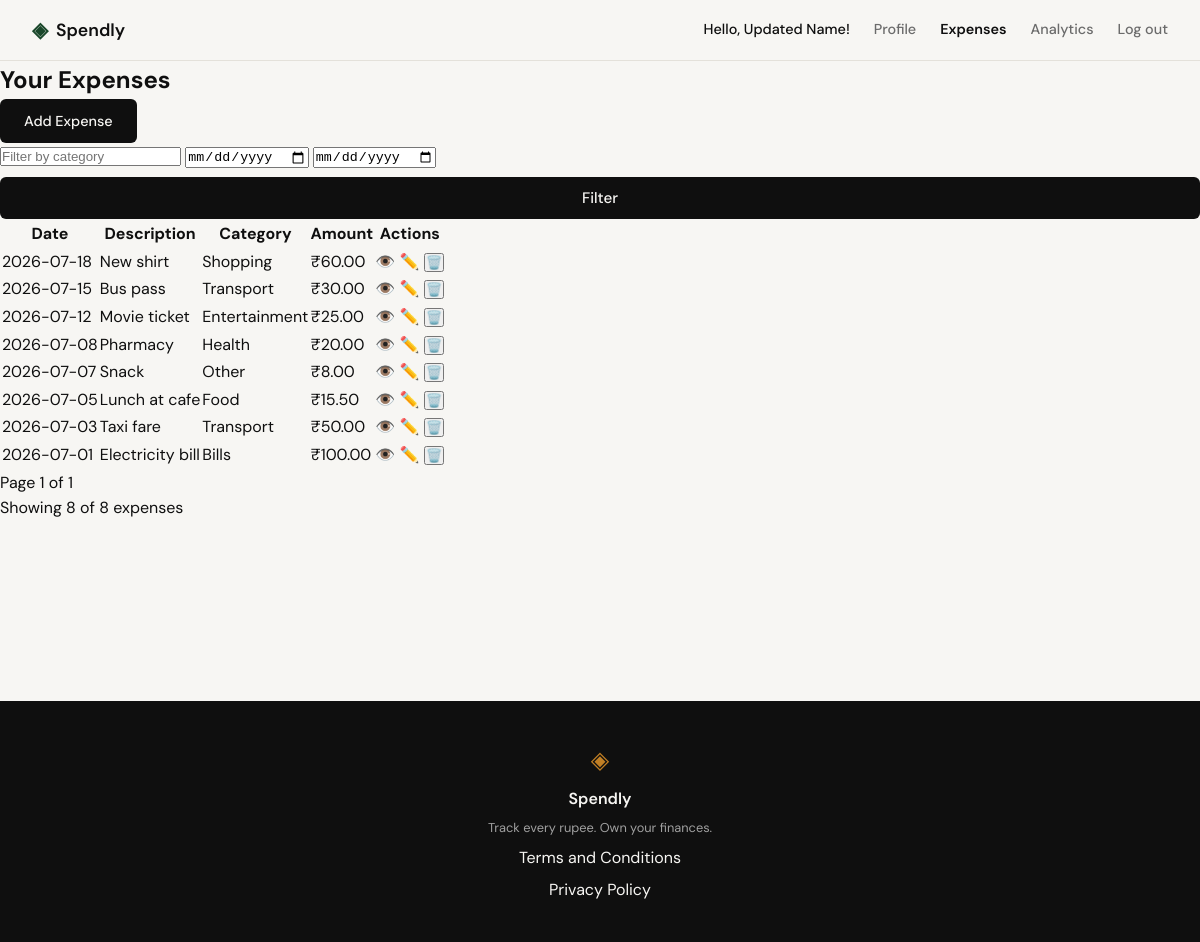
/expenses (signed in), run on the app's committed database.
### tables this page shows
CREATE TABLE expenses (
            id INTEGER PRIMARY KEY AUTOINCREMENT,
            user_id INTEGER NOT NULL,
            amount REAL NOT NULL,
            category TEXT NOT NULL,
            date TEXT NOT NULL,
            description TEXT,
            created_at TEXT DEFAULT CURRENT_TIMESTAMP,
            FOREIGN KEY (user_id) REFERENCES users (id) ON DELETE CASCADE
        );

### app.py (the view)
@app.route("/expenses")
@login_required
def expenses_index():
    category = request.args.get('category', '')
    start_date = request.args.get('start_date', '')
    end_date = request.args.get('end_date', '')
    page = int(request.args.get('page', 1))
    per_page = int(request.args.get('per_page', 10))
    offset = (page - 1) * per_page
    expenses = get_expenses_by_user(
        session['user_id'],
        limit=per_page,
        offset=offset,
        category=category if category else None,
        start_date=start_date if start_date else None,
        end_date=end_date if end_date else None
    )
    all_expenses = get_expenses_by_user(
        session['user_id'],
        category=category if category else None,
        start_date=start_date if start_date else None,
        end_date=end_date if end_date else None
    )
    total_count = len(all_expenses)
    total_pages = (total_count + per_page - 1) // per_page  # Ceiling division
    return render_template("expenses/index.html",
                         expenses=expenses,
                         current_page=page,
                         total_pages=total_pages,
                         total_count=total_count,
                         per_page=per_page,
                         category=category,
                         start_date=start_date,
                         end_date=end_date)

### app.py (called while the page is built)
def is_authenticated():
    return 'user_id' in session

def login_required(f):
    from functools import wraps
    @wraps(f)
    def decorated_function(*args, **kwargs):
        if not is_authenticated():
            flash('Please log in to access this page.', 'warning')
            return redirect(url_for('login'))
        return f(*args, **kwargs)
    return decorated_function

### database/db.py (called while the page is built)
def get_db():
    db = getattr(g, '_database', None)
    if db is None:
        database_path = current_app.config.get('DATABASE', DATABASE)
        db = g._database = sqlite3.connect(database_path)
        db.row_factory = sqlite3.Row
        db.execute("PRAGMA foreign_keys = ON")
    return db

def get_expenses_by_user(user_id, limit=None, offset=None, category=None, start_date=None, end_date=None):
    db = get_db()
    cursor = db.cursor()
    query = '''
        SELECT id, amount, category, date, description, created_at
        FROM expenses
        WHERE user_id = ?
    '''
    params = [user_id]
    if category:
        query += ' AND category = ?'
        params.append(category)
    if start_date:
        query += ' AND date >= ?'
        params.append(start_date)
    if end_date:
        query += ' AND date <= ?'
        params.append(end_date)
    query += ' ORDER BY date DESC, created_at DESC'
    if limit is not None:
        query += ' LIMIT ?'
        params.append(limit)
        if offset is not None:
            query += ' OFFSET ?'
            params.append(offset)
    cursor.execute(query, params)
    return cursor.fetchall()

### templates/expenses/index.html (shortened to what this page needs)
{% extends "base.html" %}
{% block content %}
<section class="expenses-section">
    <div class="expenses-header">
        <h1 class="expenses-title">Your Expenses</h1>
        <div class="expenses-actions">
            <a href="{{ url_for('add_expense') }}" class="btn-primary">Add Expense</a>
            <form method="GET" action="{{ url_for('expenses_index') }}" class="expenses-filter">
                <input type="text" name="category" placeholder="Filter by category" value="{{ category or '' }}">
                <input type="date" name="start_date" value="{{ start_date or '' }}">
                <input type="date" name="end_date" value="{{ end_date or '' }}">
                <button type="submit" class="btn-submit">Filter</button>
            </form>
        </div>
    </div>
    {% if expenses %}
    <div class="expenses-table-container">
        <table class="expenses-table">
            <thead>
                <tr>
                    <th>Date</th>
                    <th>Description</th>
                    <th>Category</th>
                    <th>Amount</th>
                    <th>Actions</th>
                </tr>
            </thead>
            <tbody>
                {% for expense in expenses %}
                <tr class="expense-row">
                    <td>{{ expense.date }}</td>
                    <td>{{ expense.description or 'No description' }}</td>
                    <td>
                        <span class="category-tag category-{{ expense.category|lower|replace(' ', '-') }}">
                            {{ expense.category }}
                        </span>
                    </td>
                    <td>₹{{ "%.2f"|format(expense.amount) }}</td>
                    <td class="expense-actions">
                        <a href="{{ url_for('expense_detail', id=expense.id) }}" class="btn-icon" title="View Details">
                            <span class="icon">👁️</span>
                        </a>
                        <a href="{{ url_for('edit_expense', id=expense.id) }}" class="btn-icon" title="Edit">
                            <span class="icon">✏️</span>
                        </a>
                        <form method="POST" action="{{ url_for('delete_expense', id=expense.id) }}"
                              onsubmit="return confirm('Are you sure you want to delete this expense?');"
                              style="display: inline;">
                            <button type="submit" class="btn-icon" title="Delete">
                                <span class="icon">🗑️</span>
                            </button>
                        </form>
                    </td>
                </tr>
                {% endfor %}
            </tbody>
        </table>
    </div>
    <div class="expenses-pagination">
        <span>Page {{ current_page }} of {{ total_pages }}</span>
    </div>
    <div class="expenses-summary">
        <p>Showing {{ expenses|length }} of {{ total_count }} expenses</p>
    </div>
    {% else %}
    <div class="empty-state">
        <h3>No expenses found</h3>
        <p>Try adjusting your filters or add your first expense.</p>
        <a href="{{ url_for('add_expense') }}" class="btn-primary">Add First Expense</a>
    </div>
    {% endif %}
</section>
{% endblock %}

### static/css/style.css (style rules this page uses)
:root { --ink: #0f0f0f; --ink-soft: #2d2d2d; --ink-muted: #6b6b6b; --ink-faint: #a0a0a0; --paper: #f7f6f3; --paper-warm: #f0ede6; --paper-card: #ffffff; --accent: #1a472a; --accent-light: #e8f0eb; --accent-2: #c17f24; --accent-2-light: #fdf3e3; --danger: #c0392b; --danger-light: #fdecea; --border: #e4e1da; --border-soft: #eeebe4; --font-display: 'DM Serif Display', Georgia, serif; --font-body: 'DM Sans', system-ui, sans-serif; --max-width: 1200px; --auth-width: 440px; --radius-sm: 6px; --radius-md: 12px; --radius-lg: 20px; }
*, *::before, *::after { box-sizing: border-box; margin: 0; padding: 0; }
html { font-size: 16px; scroll-behavior: smooth; }
body { background: var(--paper); color: var(--ink); font-family: var(--font-body); font-size: 1rem; line-height: 1.6; -webkit-font-smoothing: antialiased; }
a { color: inherit; text-decoration: none; }
.btn-primary { display: inline-block; background: var(--ink); color: var(--paper); padding: 0.65rem 1.5rem; border-radius: var(--radius-sm); font-family: var(--font-body); font-size: 0.9rem; font-weight: 500; cursor: pointer; border: none; transition: background 0.2s; text-decoration: none; }
.btn-submit { width: 100%; padding: 0.7rem; background: var(--ink); color: var(--paper); border: none; border-radius: var(--radius-sm); font-family: var(--font-body); font-size: 0.95rem; font-weight: 500; cursor: pointer; transition: background 0.2s; margin-top: 0.5rem; }

### data on the page
expenses: date "2026-07-18", description "New shirt", category "Shopping", amount "60.00"
expenses: date "2026-07-15", description "Bus pass", category "Transport", amount "30.00"
expenses: date "2026-07-12", description "Movie ticket", category "Entertainment", amount "25.00"
expenses: date "2026-07-08", description "Pharmacy", category "Health", amount "20.00"
expenses: date "2026-07-07", description "Snack", category "Other", amount "8.00"
expenses: date "2026-07-05", description "Lunch at cafe", category "Food", amount "15.50"
expenses: date "2026-07-03", description "Taxi fare", category "Transport", amount "50.00"
expenses: date "2026-07-01", description "Electricity bill", category "Bills", amount "100.00"

### other printed values
{{ session.user_name }} "Updated Name"
{{ current_page }} "1"
{{ total_pages }} "1"
{{ expenses|length }} "8"
{{ total_count }} "8"
